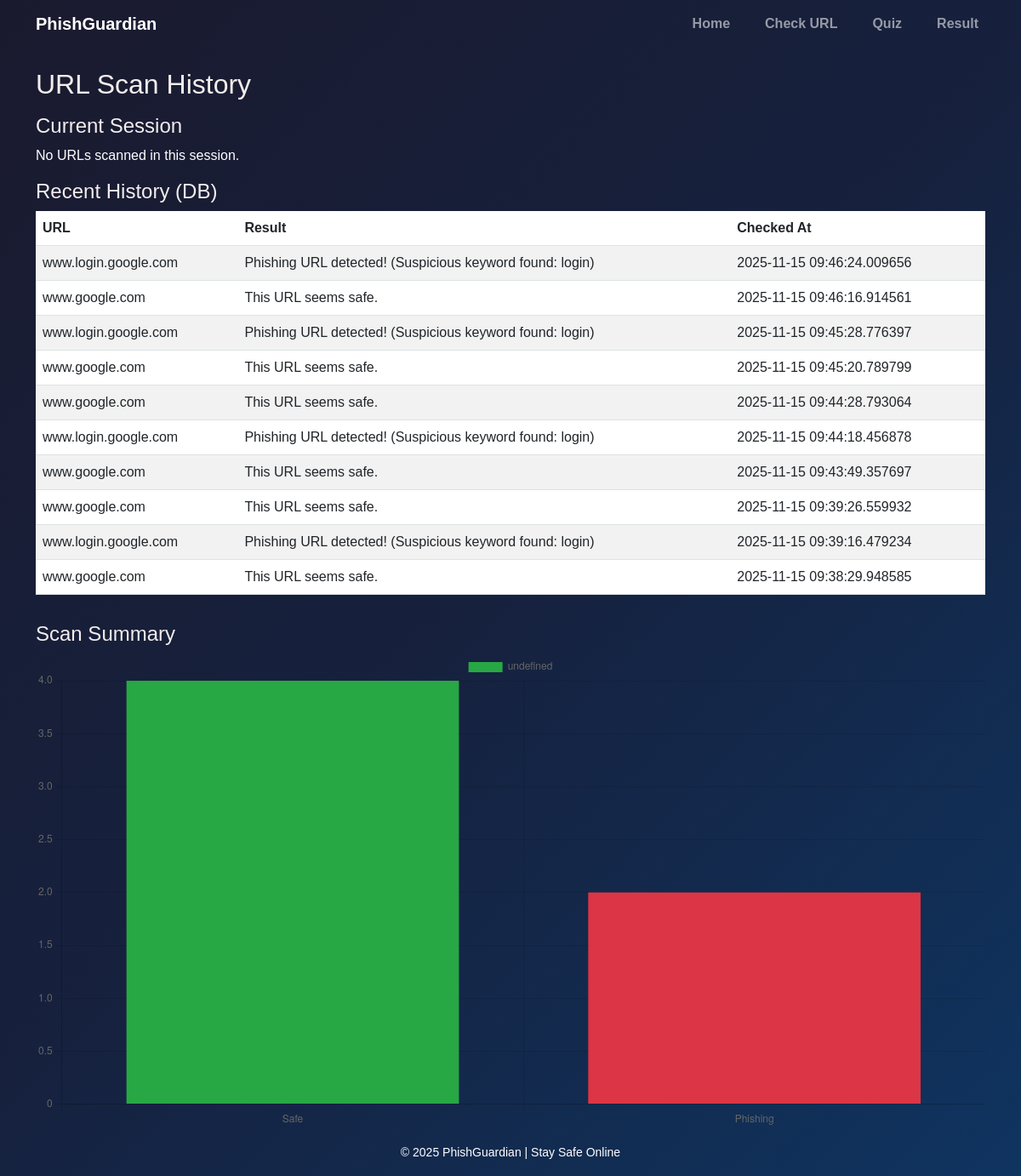
The app's page /results with its own data.
### tables this page shows
CREATE TABLE url_logs (
    id INTEGER PRIMARY KEY AUTOINCREMENT,
    url TEXT NOT NULL,
    result TEXT NOT NULL,
    checked_at TIMESTAMP DEFAULT CURRENT_TIMESTAMP
);

### app.py (the view)
@app.route("/results")
def results():
    session_logs = session.get("logs", [])
    conn = get_db_connection()
    db_logs = conn.execute(
        "SELECT * FROM url_logs ORDER BY checked_at DESC LIMIT 10"
    ).fetchall()
    conn.close()
    return render_template("results.html", session_logs=session_logs, db_logs=db_logs)

### app.py (called while the page is built)
def get_db_connection():
    conn = sqlite3.connect(DB_PATH)
    conn.row_factory = sqlite3.Row
    return conn

### templates/results.html (shortened to what this page needs)
{% extends "base.html" %}
{% block content %}
<div class="container mt-4">
    <h2 class="mb-3">URL Scan History</h2>
    <h4>Current Session</h4>
    {% if session_logs %}
        <ul class="list-group mb-3">
            {% for log in session_logs %}
                <li class="list-group-item">{{ log.url }} → {{ log.result }}</li>
            {% endfor %}
        </ul>
    {% else %}
        <p>No URLs scanned in this session.</p>
    {% endif %}
    <h4>Recent History (DB)</h4>
    {% if db_logs %}
        <table class="table table-striped">
            <thead>
                <tr><th>URL</th><th>Result</th><th>Checked At</th></tr>
            </thead>
            <tbody>
                {% for row in db_logs %}
                <tr>
                    <td>{{ row['url'] }}</td>
                    <td>{{ row['result'] }}</td>
                    <td>{{ row['checked_at'] }}</td>
                </tr>
                {% endfor %}
            </tbody>
        </table>
    {% else %}
        <p>No logs found in database.</p>
    {% endif %}
    <div class="mt-5">
        <h4>Scan Summary</h4>
        <canvas id="urlChart" width="400" height="200"></canvas>
    </div>
</div>
<script>
    fetch("{{ url_for('chart_url_summary') }}")
      .then(res => res.json())
      .then(data => {
          new Chart(document.getElementById('urlChart'), {
              type: 'bar',
              data: {
                  labels: ['Safe', 'Phishing'],
                  datasets: [{
                      data: [data.safe, data.phishing],
                      backgroundColor: ['#28a745', '#dc3545']
                  }]
              }
          });
      });
</script>
{% endblock %}

### templates/base.html (shortened to what this page needs)
<!DOCTYPE html>
<html lang="en">
<head>
  <link href="https://cdn.jsdelivr.net/npm/bootstrap@5.3.0/dist/css/bootstrap.min.css" rel="stylesheet">
  <link rel="stylesheet" href="{{ url_for('static', filename='css/style.css') }}">
</head>
<body>
  <nav class="navbar navbar-expand-lg navbar-dark bg-transparent">
    <div class="container">
      <a class="navbar-brand fw-bold" href="/">PhishGuardian</a>
      <div class="collapse navbar-collapse" id="navbarNav">
        <ul class="navbar-nav ms-auto">
          <li class="nav-item"><a class="nav-link" href="/">Home</a></li>
          <li class="nav-item"><a class="nav-link" href="{{ url_for('check_url') }}">Check URL</a></li>
          <li class="nav-item"><a class="nav-link" href="{{ url_for ('quiz') }}">Quiz</a></li>
          <li class="nav-item"><a class="nav-link" href="{{ url_for ('results') }}">Result</a></li>
        </ul>
      </div>
    </div>
  </nav>
  <main class="container-fluid p-0">
    {% block content %}{% endblock %}
  </main>
  <footer class="text-center py-3 text-white">
    <small>&copy; 2025 PhishGuardian | Stay Safe Online</small>
  </footer>
</body>
</html>

### static/css/style.css (style rules this page uses)
body, html { height: 100%; margin: 20; font-family: 'Poppins', sans-serif; background: linear-gradient(135deg, #1a1a2e, #16213e, #0f3460); background-size: cover; color: white; }
.nav-link { font-size: 1rem; margin-left: 25px; font-weight: bold; }
.container h2, .container h4 { color: #f3eded; }
.mt-5 { margin-top: 2rem !important; }

### records on screen
url_logs: url "www.login.google.com", result "Phishing URL detected! (Suspicious keyword found: login)", checked_at "2025-11-15 09:46:24.009656"
url_logs: url "www.google.com", result "This URL seems safe.", checked_at "2025-11-15 09:46:16.914561"
url_logs: url "www.login.google.com", result "Phishing URL detected! (Suspicious keyword found: login)", checked_at "2025-11-15 09:45:28.776397"
url_logs: url "www.google.com", result "This URL seems safe.", checked_at "2025-11-15 09:45:20.789799"
url_logs: url "www.google.com", result "This URL seems safe.", checked_at "2025-11-15 09:44:28.793064"
url_logs: url "www.login.google.com", result "Phishing URL detected! (Suspicious keyword found: login)", checked_at "2025-11-15 09:44:18.456878"
url_logs: url "www.google.com", result "This URL seems safe.", checked_at "2025-11-15 09:43:49.357697"
url_logs: url "www.google.com", result "This URL seems safe.", checked_at "2025-11-15 09:39:26.559932"
url_logs: url "www.login.google.com", result "Phishing URL detected! (Suspicious keyword found: login)", checked_at "2025-11-15 09:39:16.479234"
url_logs: url "www.google.com", result "This URL seems safe.", checked_at "2025-11-15 09:38:29.948585"
